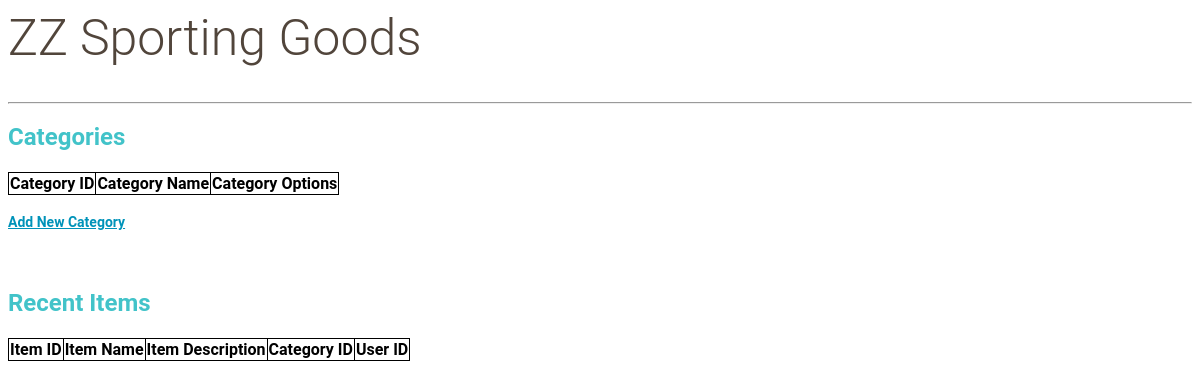
Page /category/ on the earlier database version.
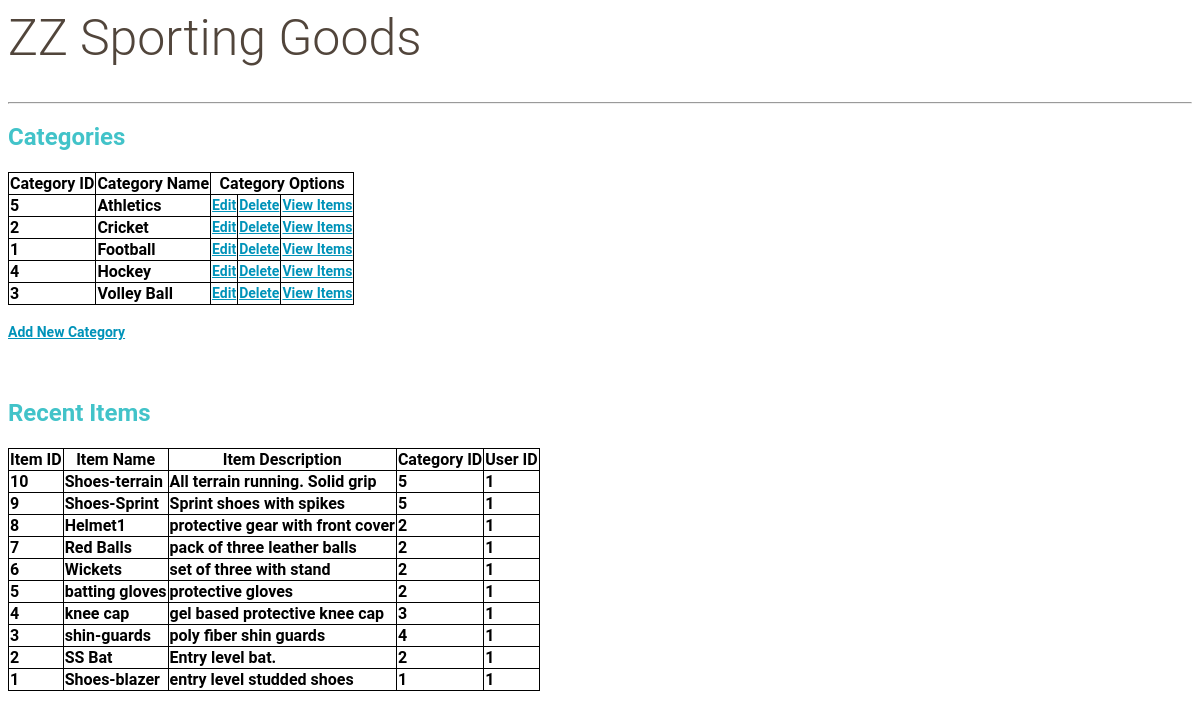
Same page on the later database version.
### databasesetup.py (models this page shows, shortened)
class Category(Base):
    __tablename__ = 'category'
    category_id = Column(Integer, primary_key=True)
    category_name = Column(String(250), nullable=False)
    user_id = Column(Integer, ForeignKey('user.user_id'))
    user = relationship(User)

class Item(Base):
    __tablename__ = 'item'
    item_id = Column(Integer, primary_key=True)
    item_name = Column(String(80), nullable=False)
    item_description = Column(String(250))
    category_id = Column(Integer, ForeignKey('category.category_id'))
    category = relationship(Category)
    user_id = Column(Integer, ForeignKey('user.user_id'))
    user = relationship(User)

### application.py (the view)
@app.route('/category/')
def showCategories():
    categories = (session.query(Category).order_by(Category.category_name).all())
    recentItemsAdded = (session.query(Item).order_by(Item.item_id.desc()).limit(10))
    return render_template('categories.html', categories=categories,recentItemsAdded=recentItemsAdded)

### templates/categories.html (shortened to what this page needs)
<html>
	<head>
		<link rel=stylesheet type=text/css href="{{ url_for('static', filename='styles.css') }}">
	</head>
	<h1> ZZ Sporting Goods </h1>
	<hr>
		<body>
				<div class = 'name'>
						<div class = 'categories'>
								<header>
										<h2 class="font-weight-light">Categories</h2>
								</header>
							<table>
									<tr>
										<th> Category ID </th>
										<th> Category Name </th>
										<th colspan="3"> Category Options </th>
									</tr>
									{% for c in categories %}
									<tr>
										<td> {{c.category_id}} </td>
										<td> {{c.category_name}} </td>
										<td> <a href='{{url_for('editCategory',category_id=c.category_id)}}' >Edit </a></td>
										<td> <a href='{{url_for('deleteCategory',category_id=c.category_id)}}' >Delete </a></td>
										<td> <a href='{{url_for('showCategoryItems',category_id=c.category_id)}}' >View Items </a></td>
									</tr>
									{% endfor %}
							</table>
							<br>
						</div>
						<div class = 'new-category'>
								<a href = '{{url_for('newCategory', category_id=categories.category_id) }}'>Add New Category</a>
						</div>
						<br><br>
						<div class = 'recent-items'>
								<header>
										<h2 class="font-weight-light">Recent Items</h2>
								</header>
							<table>
										<tr>
											<th> Item ID </th>
											<th> Item Name </th>
											<th> Item Description </th>
											<th> Category ID </th>
											<th> User ID </th>
										</tr>
										{% for i in recentItemsAdded %}
										<tr>
											<td> {{i.item_id}} </td>
											<td> {{i.item_name}} </td>
											<td> {{i.item_description}} </td>
											<td> {{i.category_id}} </td>
											<td> {{i.user_id}} </td>
										</tr>
										{% endfor %}
							</table>
						</div>
				</div>
		</body>
	</html>

Differences in the rows shown:
added Category: category_id "5", category_name "Athletics"
added Category: category_id "2", category_name "Cricket"
added Category: category_id "1", category_name "Football"
added Category: category_id "4", category_name "Hockey"
added Category: category_id "3", category_name "Volley Ball"
added Item: item_id "10", item_name "Shoes-terrain", item_description "All terrain running. Solid grip", category_id "5", user_id "1"
added Item: item_id "9", item_name "Shoes-Sprint", item_description "Sprint shoes with spikes", category_id "5", user_id "1"
added Item: item_id "8", item_name "Helmet1", item_description "protective gear with front cover", category_id "2", user_id "1"
added Item: item_id "7", item_name "Red Balls", item_description "pack of three leather balls", category_id "2", user_id "1"
added Item: item_id "6", item_name "Wickets", item_description "set of three with stand", category_id "2", user_id "1"
added Item: item_id "5", item_name "batting gloves", item_description "protective gloves", category_id "2", user_id "1"
added Item: item_id "4", item_name "knee cap", item_description "gel based protective knee cap", category_id "3", user_id "1"
added Item: item_id "3", item_name "shin-guards", item_description "poly fiber shin guards", category_id "4", user_id "1"
added Item: item_id "2", item_name "SS Bat", item_description "Entry level bat.", category_id "2", user_id "1"
added Item: item_id "1", item_name "Shoes-blazer", item_description "entry level studded shoes", category_id "1", user_id "1"
